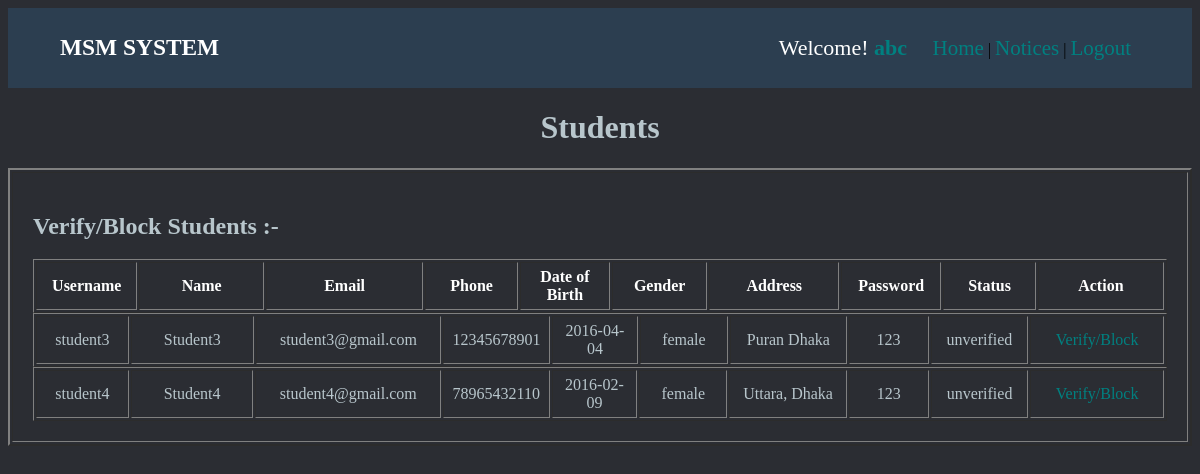
The app's page /views/admin/adminStudentsAction.php (signed in) with its own data.
### tables this page shows
CREATE TABLE `users` (
  `users` varchar(15) NOT NULL,
  `username` varchar(20) NOT NULL,
  `name` varchar(30) NOT NULL,
  `email` varchar(30) NOT NULL,
  `phone` varchar(11) NOT NULL,
  `dob` date NOT NULL,
  `gender` varchar(8) NOT NULL,
  `address` varchar(40) NOT NULL,
  `password` varchar(15) NOT NULL,
  `cpassword` varchar(15) NOT NULL,
  `status` varchar(20) NOT NULL
);

### views/admin/adminStudentsAction.php (the view, shortened to what this page needs)
<!DOCTYPE html>
<html lang="en">
<head>
    <link rel="stylesheet" href="../../assets/css/adminStudentsAction.css">
</head>
<body>
    <div class="top-section">
        <table style="width: 100%;">
            <tr>
                <td class="logo-title"><h3><a href="../adminHome.php">MSM SYSTEM</a></h3></td>
                <td style="width: 35%;">
                    <span class="welcome">Welcome! <span style="color: red;"> <b>
                        <a href="adminProfile.php?username=<?php echo $_COOKIE["loggedName"]; ?>" style="text-decoration: none;"><?php echo $_COOKIE["loggedName"]; ?></a>
                    </b></span></span>
                    <span class="top-menu">
                    <a href="../adminHome.php">Home</a>  |
                        <a href="../../views/admin/adminNoticesList.php">Notices</a>  |
                    <a href="../../controllers/logout.php">Logout</a>
                    </span>
                </td>
            </tr>
        </table>
    </div>
    <div class="main-section">
    <center>
    <h1 style="color: #B8C6CC;">Students</h1>
    <table border="2" style="width: 100%;">
        <tr>
            <td style="width: 100%; padding: 20px;">
<html>
    <h2 style="color: #B8C6CC;">Verify/Block Students :-</h2>
    <center>
    <table border="1" class="student-table">
    <tr>
        <th style="width: 100px;">Username</th>
        <th style="width: 150px;">Name</th>
        <th style="width: 200px;">Email</th>
        <th style="width: 100px;">Phone</th>
        <th style="width: 100px;">Date of Birth</th>
        <th style="width: 100px;">Gender</th>
        <th style="width: 150px;">Address</th>
        <th style="width: 100px;">Password</th>
        <th style="width: 100px;">Status</th>
        <th style="width: 150px;">Action</th>
    </tr>
</table>
    </center>
</html>
<?php
        $con = mysqli_connect('localhost', 'root', '', 'webtech');
        $sql = "select * from users where users = 'student' and status = 'unverified' or status = 'blocked'";
        $res = mysqli_query($con, $sql);
        while($userArray = mysqli_fetch_assoc($res)){
?>
        <html>
        <center>
        <table border="1" class="student-table">
            <tr>
                <td style="width: 100px; "><?=$userArray['username']?></td>
                <td style="width: 150px; "><?=$userArray['name']?></td>
                <td style="width: 200px; "><?=$userArray['email']?></td>
                <td style="width: 100px; "><?=$userArray['phone']?></td>
                <td style="width: 100px; "><?=$userArray['dob']?></td>
                <td style="width: 100px; "><?=$userArray['gender']?></td>
                <td style="width: 150px; "><?=$userArray['address']?></td>
                <td style="width: 100px; "><?=$userArray['password']?></td>
                <td style="width: 100px; "><?=$userArray['status']?></td>
                <td class="action" style="width: 150px;"><a href="StudentsverifyBlock.php?username=<?=$userArray['username']?>">Verify/Block</a></td>
            </tr>
        </table>
        </center>
        </html>
        <?php
                }
?>
        </td>
        </tr>
    </table>
    </center>
    </div>
</body>
</html>

### assets/css/adminStudentsAction.css (style rules this page uses)
body { background-color: #2B2D33; }
.top-section { background-color: #2C3E50; margin: 0%; }
.logo-title { color: #B8C6CC; width: 65%; padding-left: 50px; font-size: 20px; }
.logo-title a { color: white; text-decoration: none; }
.welcome { font-size: 22px; color: white; }
.welcome a { text-decoration: none; color: #008080; }
.top-menu { padding-left: 20px; }
.top-menu a { text-decoration: none; color: #008080; font-size: 21px; }
.student-table { width: 100%; text-align: center; }
.student-table th { text-align: center; padding: 5px; color: white; }
.student-table td { text-align: center; padding: 5px; color: #B8C6CC; }
.action a { text-decoration: none; color: #008080; font-size: 16px; }

### records on screen
users: username "student3", name "Student3", email "student3@gmail.com", phone "12345678901", dob "2016-04-04", gender "female", address "Puran Dhaka", password "123", status "unverified"
users: username "student4", name "Student4", email "student4@gmail.com", phone "78965432110", dob "2016-02-09", gender "female", address "Uttara, Dhaka", password "123", status "unverified"

### other values on screen
$_COOKIE["loggedName"] "abc"
